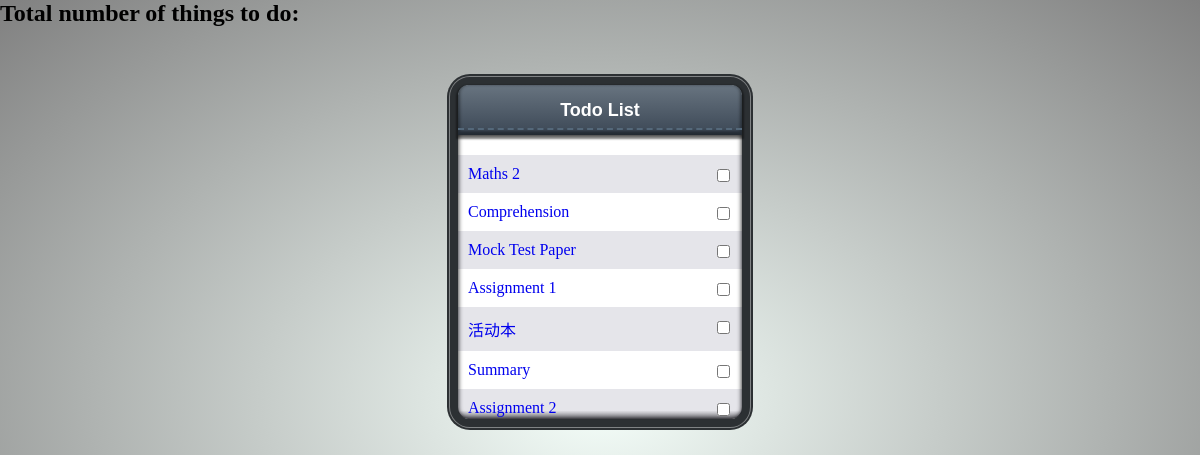
Before: /listall/ with the older database file.
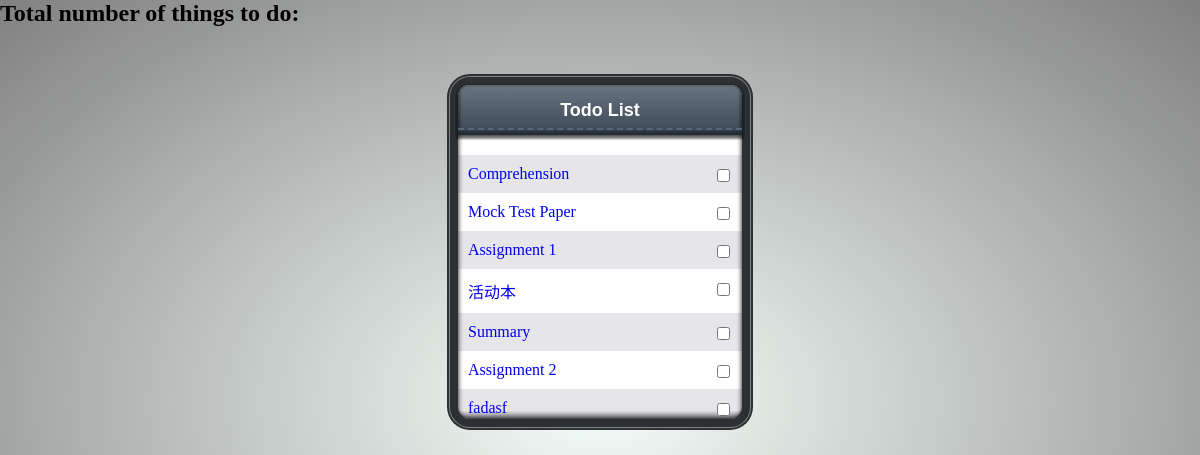
After: the same page with the newer database file.
### todo/models.py (models this page shows, shortened)
class Todo(models.Model):
    user = models.ForeignKey(UserProfile, blank=True, null=True)
    title = models.CharField(max_length=225)
    content = models.TextField(blank=True) #not a required field
    due = models.DateTimeField(null=True, blank=True) #due datetime is optional
    created = models.DateTimeField(auto_now_add=True, auto_now=False, null=True)
    updated = models.DateTimeField(auto_now_add=False, auto_now=True, null=True)
    done = models.BooleanField(default=False)
    folder = models.ForeignKey('Folder', related_name= "things", null=True, blank=True)
    tag = models.ManyToManyField('Tag', related_name='things', null=True, blank=True)

### todo/templates/todo/todo_list.html
{% load staticfiles %}
<link rel="stylesheet" type="text/css" href="{% static 'todo/style.css' %}" />
<h2> Total number of things to do: {{total}} </h2>
{% if object_list %}
    <div class="wrap">
        <div class="header"><span>Todo List</span></div>
            <div class="wrap-list">
                <ol class="list">
                    {% for thing in object_list %}
                            <li>
                            <a href={% url 'detail' thing.id %}>
                            <input type="checkbox" thing.id >
                            <label for=thing.id> {{thing.title}}</label></a>
                            </li>
                            {%endfor%}
                </ol>
            </div>
    </div>
{% else %}
    <p>There is nothing left to do.</p>
{% endif %}

Changed rows visible on the page:
removed Todo: title "Maths 2"
added Todo: title "fadasf"
